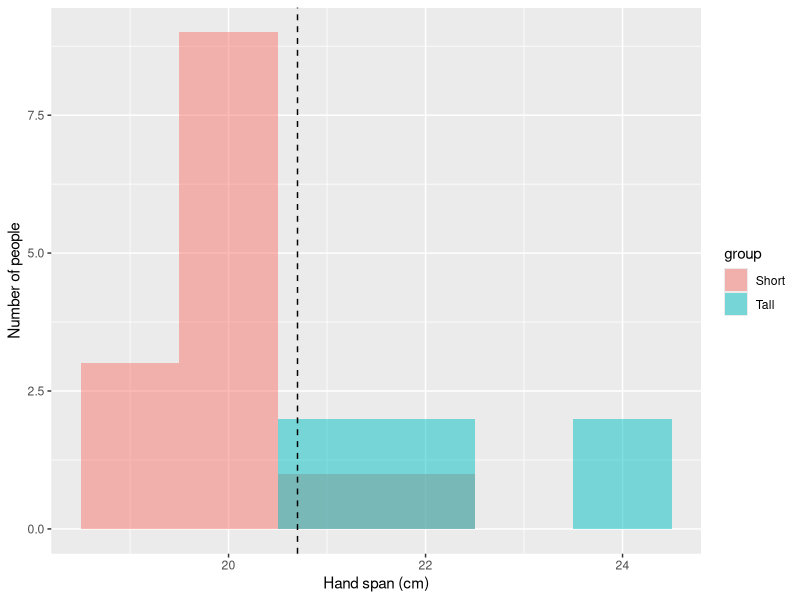
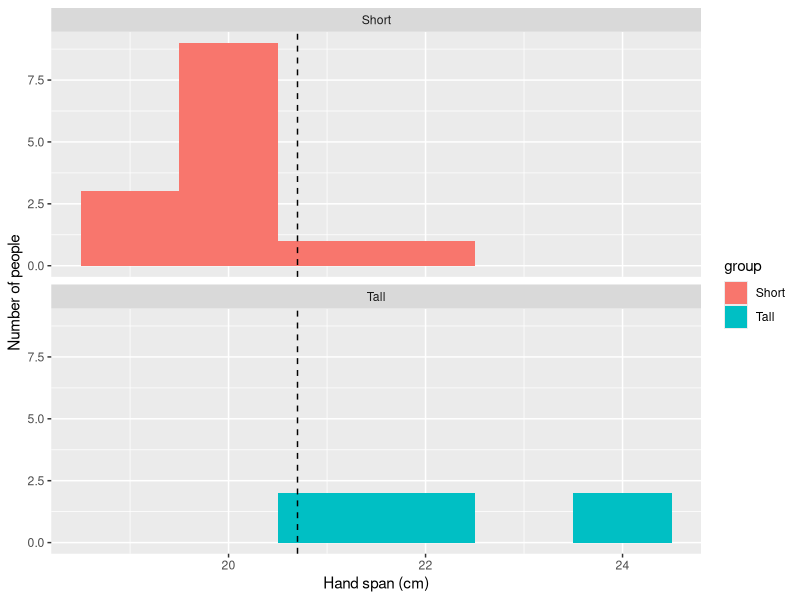

Here is the R script that generated these plots, in order:
## ---- chunk 1
#| label: side-note-data
#| eval: true
#| include: false
library(tidyverse)
spans <- tibble(
  town  = c("North", "North", "North", "North", "South",
            "South", "South", "South", "South", "South"),
  group = c("Short", "Short", "Short", "Tall", "Short",
            "Short", "Short", "Tall", "Tall", "Tall"),
  span  = c(19, 20, 22, 24, 19, 20, 21, 21, 22, 24),
  count = c(2, 6, 1, 1, 1, 3, 1, 2, 2, 1))
people <- spans |> uncount(count)
span_mean <- mean(people$span)
## ---- chunk 2
#| label: side-note-identity
#| eval: true
#| fig-height: 3
ggplot(people, aes(x = span, fill = group)) +
  geom_histogram(binwidth = 1, position = "identity", alpha = 0.5) +
  geom_vline(xintercept = span_mean, linetype = "dashed") +
  labs(x = "Hand span (cm)", y = "Number of people")
## ---- chunk 3
#| label: side-note-facet
#| eval: true
#| fig-height: 4
ggplot(people, aes(x = span, fill = group)) +
  geom_histogram(binwidth = 1) +
  geom_vline(xintercept = span_mean, linetype = "dashed") +
  facet_wrap(~ group, ncol = 1) +
  labs(x = "Hand span (cm)", y = "Number of people")
